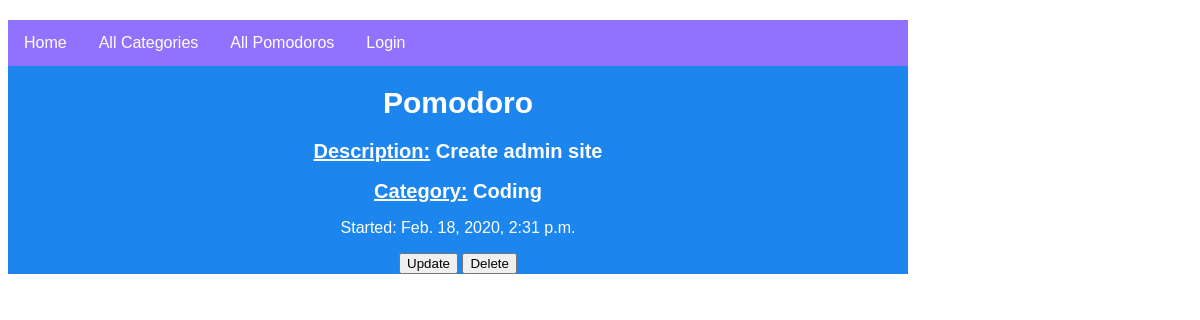
Screenshot of /timer/pomodoro/c5fc3aac-7d96-4376-8608-a9280d0591c6 with the database file from the repository.
### timer/models.py (models this page shows, shortened)
class Pomodoro(models.Model):
    task_name = models.TextField(blank=False, help_text='Enter task name for pomodoro')
    id = models.UUIDField(primary_key=True, default=uuid.uuid4, unique=True, help_text='Unique ID for this particular pomodoro across whole library')
    categoryID = models.ForeignKey('Category', on_delete=models.SET_NULL, null=True, default="Uncategorized")
    doer = models.ForeignKey(User, on_delete=models.SET_NULL, null=True, blank=True)
    day_of_week = models.CharField(max_length=10, help_text='Day of week (i.e. Monday-Sunday)')
    time_of_day = models.DateTimeField(help_text='XX:XX AM or PM')
    minutes = models.IntegerField(default=25)

class Category(models.Model):
    name = models.CharField(max_length=100, help_text='Enter the pomodoro category', default="Uncategorized")
    categoryID = models.UUIDField(primary_key=True, default=uuid.uuid4, unique=True, help_text='Unique identifier for category')
    description = models.TextField(max_length=250, default="", help_text='Brief description')
    def __str__(self):
        return self.name
    def display_category(self):
        """Create a string for the Category. This is required to display category in Admin."""
        return ' ,'.join(category.name for category in self.category.all()[:3])
    display_category.name = 'Category'

### timer/views.py (the view)
# urls.py: path('pomodoro/<uuid:pk>', views.PomodoroDetailView.as_view(), name='pomodoro-detail'),
class PomodoroDetailView(generic.DetailView):
    model = Pomodoro

### timer/templates/timer/pomodoro_detail.html
{% extends "base_generic.html" %}
{% block content %}
<body>
    <h1>Pomodoro</h1>
    <h2><u>Description:</u> {{ pomodoro.task_name }}</h2>
    <h2><u>Category:</u> {{ pomodoro.categoryID }}</h2>
    <p>Started: {{ pomodoro.time_of_day }}</p>
	<input type="button" onclick="location.href='./{{pomodoro.id}}/update';" value="Update"/>
	<input type="button" onclick="location.href='./{{pomodoro.id}}/delete';" value="Delete"/>
</body>
{% endblock %}

### timer/static/css/styles.css (style rules this page uses)
h1 { font-size: 30px; }
h2 { color: white; font-size: 20px; }

### rows the page displays
Pomodoro: task_name "Create admin site", categoryID "Coding", time_of_day "Feb. 18, 2020, 2:31 p.m."
